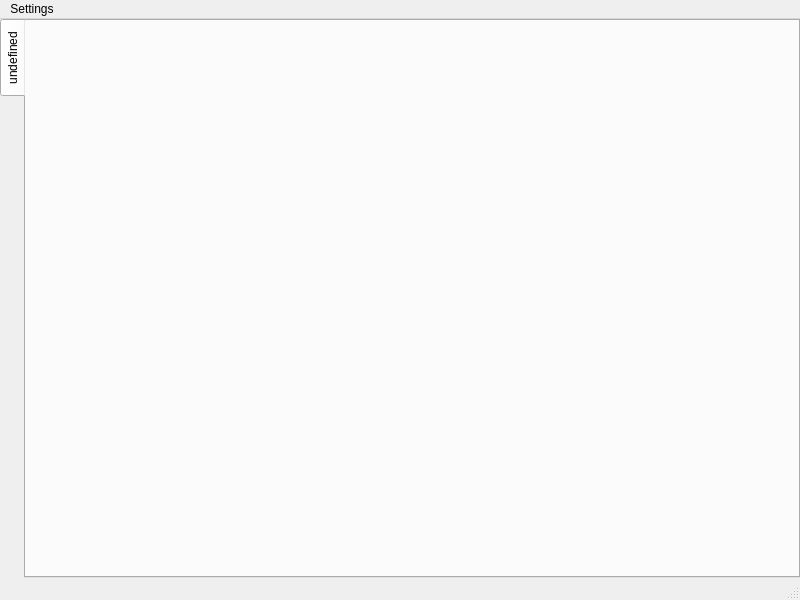
<?xml version="1.0" encoding="UTF-8"?>
<ui version="4.0">
 <class>MainWindow</class>
 <widget class="QMainWindow" name="MainWindow">
  <property name="geometry">
   <rect>
    <x>0</x>
    <y>0</y>
    <width>800</width>
    <height>600</height>
   </rect>
  </property>
  <property name="windowTitle">
   <string>MainWindow</string>
  </property>
  <property name="styleSheet">
   <string notr="true">QTabWidget &gt; QWidget{
	background-color:#f5f4f1;
}

QTabWidget{
	background-color: #f5f4f1;
	font-family: Arial;
	font-weight: bold;
}</string>
  </property>
  <widget class="QWidget" name="centralwidget">
   <layout class="QHBoxLayout" name="horizontalLayout">
    <property name="margin">
     <number>0</number>
    </property>
    <item>
     <widget class="QTabWidget" name="tabWidget">
      <property name="tabPosition">
       <enum>QTabWidget::West</enum>
      </property>
      <property name="currentIndex">
       <number>0</number>
      </property>
      <widget class="QWidget" name="undefined">
       <attribute name="title">
        <string>undefined</string>
       </attribute>
       <layout class="QGridLayout" name="gridLayout">
        <property name="sizeConstraint">
         <enum>QLayout::SetDefaultConstraint</enum>
        </property>
       </layout>
      </widget>
     </widget>
    </item>
   </layout>
  </widget>
  <widget class="QStatusBar" name="statusbar"/>
  <widget class="QMenuBar" name="menuBar">
   <property name="geometry">
    <rect>
     <x>0</x>
     <y>0</y>
     <width>800</width>
     <height>30</height>
    </rect>
   </property>
   <widget class="QMenu" name="menuSettings">
    <property name="title">
     <string>Settings</string>
    </property>
    <addaction name="actionProjects"/>
   </widget>
   <addaction name="menuSettings"/>
  </widget>
  <action name="actionProjects">
   <property name="text">
    <string>Projects</string>
   </property>
  </action>
 </widget>
 <resources/>
 <connections/>
</ui>
